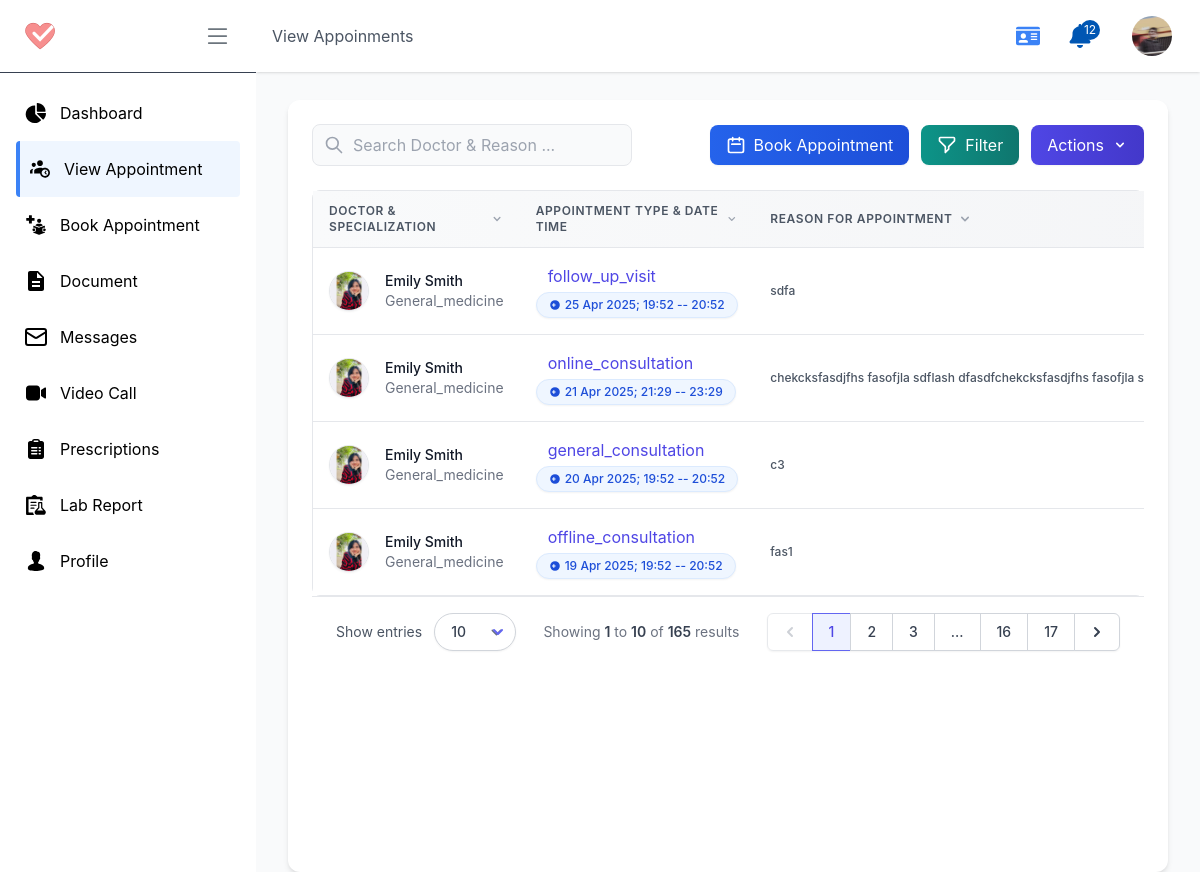
Page /p/view-appointment/ (signed in) on the earlier database version.
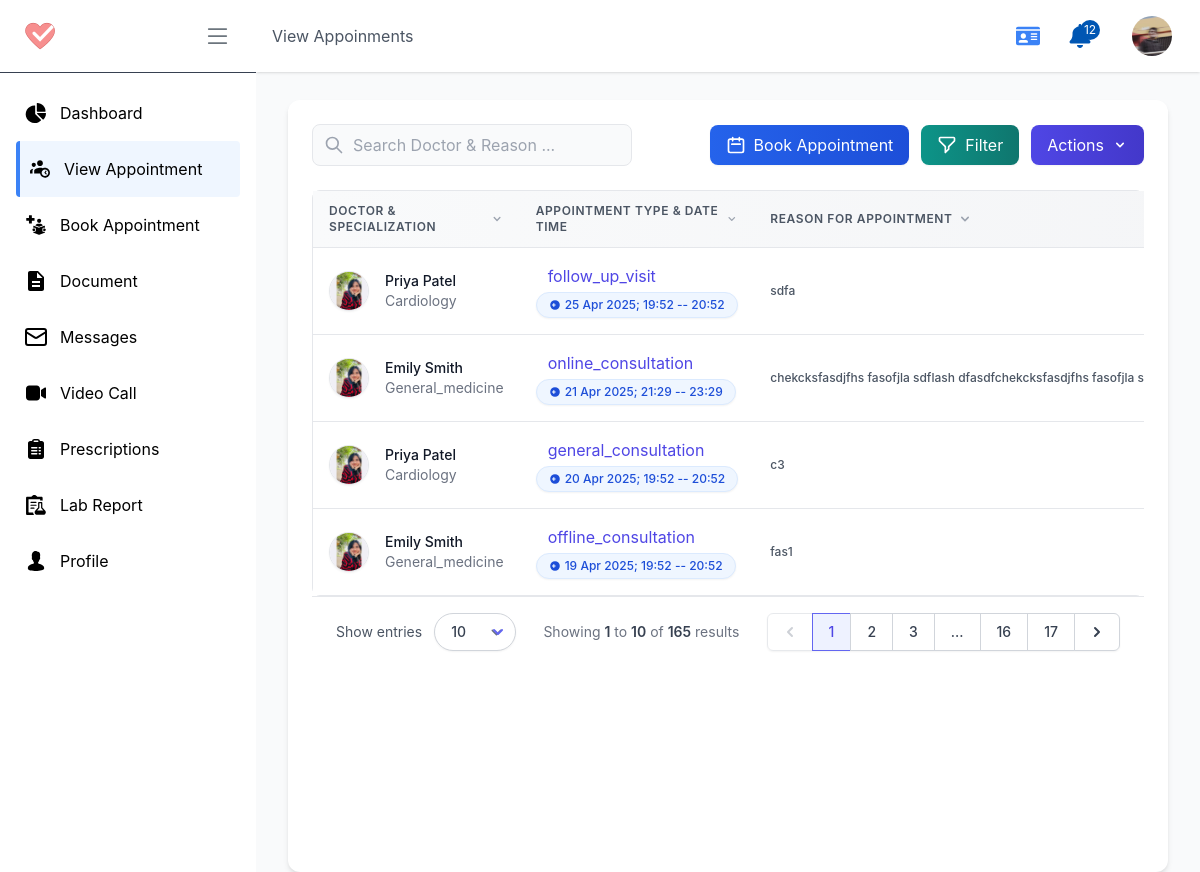
Same page on the later database version.
### patient/models.py (models this page shows, shortened)
class Appointment(models.Model):
    APPOINTMENT_TYPES =  [
        ('general_consultation', 'General Consultation'),
        ('follow_up_visit', 'Follow-up Visit'),
        ('online_consultation', 'Online Consultation'),
        ('offline_consultation', 'Offline Consultation'),
    ]
    uuid = models.UUIDField(default=uuid.uuid4, editable=True)
    profile = models.ForeignKey(Profile, on_delete=models.CASCADE, related_name="patients_appointments")
    doctor = models.ForeignKey(DoctorProfile, on_delete=models.SET_NULL, related_name="patients_appointments", blank=True, null=True)
    time_slot = models.ForeignKey(AppointmentTimeSlot, on_delete=models.SET_NULL, related_name="patients_appointments", blank=True, null=True)
    appointment_type = models.CharField(max_length=50, choices=APPOINTMENT_TYPES, default='general_consultation')
    appointment_date = models.DateField()
    appointment_time_str = models.CharField(max_length=50, blank=True)
    file = models.FileField(upload_to='appointment_files/', blank=True)
    reason = models.TextField(blank=True)
    STATUS_TYPE = [
        ('pending', 'Pending'),
        ('confirmed', 'Confirmed'),
        ('cancelled', 'Cancelled'),
        ('completed', 'Completed')
    ]
    status = models.CharField(max_length=50,  choices=STATUS_TYPE, default='pending')
    cancled_by = models.ForeignKey(Profile, on_delete=models.SET_NULL, related_name="cancelled_appointments", blank=True, null=True)
    cancel_reason = models.TextField(blank=True, null=True)
    created_at = models.DateTimeField(auto_now_add=True, blank=True)
    updated_at = models.DateTimeField(auto_now=True, blank=True)

### doctor/models.py (models this page shows, shortened)
class DoctorProfile(models.Model):
    profile = models.OneToOneField(Profile, on_delete=models.CASCADE, related_name='doctor_profile')
    SPECIALIZATIONS = [
        ('general_medicine', 'General Medicine'),
        ('cardiology', 'Cardiology'),
        ('dermatology', 'Dermatology'),
        ('neurology', 'Neurology'),
        ('orthopedics', 'Orthopedics'),
        ('pediatrics', 'Pediatrics'),
        ('psychiatry', 'Psychiatry'),
        ('radiology', 'Radiology'),
        ('surgery', 'Surgery'),
        ('other', 'Other'),
    ]
    specialization = models.CharField(max_length=100, choices=SPECIALIZATIONS)
    qualifications = models.TextField(blank=True, null=True)
    experience_years = models.IntegerField()
    license_number = models.CharField(max_length=100, blank=True)
    board_certified = models.BooleanField(default=False)
    languages_spoken = models.JSONField(blank=True, null=True)
    star_rating = models.FloatField(null=True, blank=True)
    total_reviews =  models.IntegerField(null=True)
    fees = models.DecimalField(max_digits=10, decimal_places=2)
    accepts_new_patients = models.BooleanField(default=True)
    slug = models.SlugField(unique=True, blank=True)
    created_at = models.DateTimeField(auto_now_add=True)
    updated_at = models.DateTimeField(auto_now=True)

### account/models.py (models this page shows, shortened)
class Profile(models.Model):
    user = models.OneToOneField(User, on_delete=models.CASCADE, related_name="profile")
    role = models.CharField(max_length=10, choices=USER_ROLES, default='patient')
    profile_pic = models.ImageField(upload_to='profile_pictures/', default='profile_pictures/default.jpg')
    phone_regex = RegexValidator(regex=r'^\+?1?\d{9,15}$', message="Phone number must be entered in the format: '+999999999'. Up to 15 digits allowed.")
    ph_number = models.CharField(validators=[phone_regex], max_length=16, blank=True) # validators should be a list
    address = models.CharField(max_length=255, blank=True)
    date_of_birth = models.DateField(null=True, blank=True)
    email_notification = models.BooleanField(default=True)
    sms_notification = models.BooleanField(default=True)
    reminders = models.BooleanField(default=True)
    created_at = models.DateTimeField(auto_now_add=True)
    updated_at = models.DateTimeField(auto_now=True)
    is_active = models.BooleanField(default=True)
    is_verified = models.BooleanField(default=False)

### patient/views.py (the view)
# urls.py: path('view-appointment/', viewAppointment, name='viewAppointment'),
@login_required_with_message(login_url='account:login', message="You need to log in to access Profile page.")
def viewAppointment(request: HttpRequest):
    profile: Profile = Profile.objects.get(user=request.user)
    appointments: Appointment = Appointment.objects.filter(profile=profile).order_by('-created_at')
    context = {
        'profile': profile,
        'appointments': appointments,
    }
    return render(request, 'pages/patient/view_appointment.html', context)

### account/views.py (called while the page is built)
def login_required_with_message(function=None, login_url=None, message=None):
    def decorator(view_func):
        @wraps(view_func)
        def _wrapped_view(request, *args, **kwargs):
            if not request.user.is_authenticated:
                print("User is not authenticated.")
                if message:
                    messages.warning(request, message)
                return redirect(login_url or 'account:login')
            return view_func(request, *args, **kwargs)
        return _wrapped_view
    if function:
        return decorator(function)
    return decorator

### home/templatetags/url_resolver.py (called while the page is built)
@register.simple_tag
def role_to_url(role, destination):
    try:
        return reverse(f"{role}:{destination}")
    except NoReverseMatch:
        return "#"  # fallback URL if the view is not found

### templates/pages/patient/view_appointment.html (shortened to what the changed rows need)
{% extends "pages/patient/P_base.html" %}
{% load static %}
{% block content %}
<div class="flex flex-col min-h-screen pt-7 px-4 sm:px-6 lg:px-8 bg-gray-50">
    <div class="flex flex-col flex-1 w-full max-w-7xl mx-auto">
        <div class="bg-white rounded-xl shadow-md p-6 flex-1 transition-all duration-300 hover:shadow-lg">
            <div class="flex flex-col space-y-6">
                <div class="flex flex-col space-y-4">
                    <div class="overflow-x-auto  custom-scrollbar">
                        <div class="w-full align-middle">
                            <div class=" rounded-lg border border-gray-200">
                                <table id="view-list-table" class="min-w-full divide-y divide-gray-200">
                                    <thead class="bg-gradient-to-r from-gray-50 to-gray-100">
                                        <tr>
                                            <th class=" px-4 py-3 text-left text-xs font-semibold text-gray-600 uppercase tracking-wider cursor-pointer group"
                                                wire:click="sortBy('doctor.doctorUser.first_name')">
                                                <div class="flex items-center">
                                                    Doctor & Specialization
                                                    <svg class="w-4 h-4 ml-1 text-gray-400 group-hover:text-gray-600 transition-colors duration-200"
                                                        viewBox="0 0 20 20" fill="currentColor"
                                                        xmlns="http://www.w3.org/2000/svg">
                                                        <path
                                                            d="M5.293 7.293a1 1 0 011.414 0L10 10.586l3.293-3.293a1 1 0 111.414 1.414l-4 4a1 1 0 01-1.414 0l-4-4a1 1 0 010-1.414z" />
                                                    </svg>
                                                </div>
                                            </th>
                                            <th class=" px-4 py-3 text-left text-xs font-semibold text-gray-600 uppercase tracking-wider cursor-pointer group"
                                                wire:click="sortBy('appointment.title')">
                                                <div class="flex items-center">
                                                    Appointment Type & Date Time
                                                    <svg class="w-4 h-4 ml-1 text-gray-400 group-hover:text-gray-600 transition-colors duration-200"
                                                        viewBox="0 0 20 20" fill="currentColor"
                                                        xmlns="http://www.w3.org/2000/svg">
                                                        <path
                                                            d="M5.293 7.293a1 1 0 011.414 0L10 10.586l3.293-3.293a1 1 0 111.414 1.414l-4 4a1 1 0 01-1.414 0l-4-4a1 1 0 010-1.414z" />
                                                    </svg>
                                                </div>
                                            </th>
                                            <th class=" px-4 py-3 text-left text-xs font-semibold text-gray-600 uppercase tracking-wider cursor-pointer group"
                                                wire:click="sortBy('appointment.title')">
                                                <div class="flex items-center">
                                                    Reason For Appointment
                                                    <svg class="w-4 h-4 ml-1 text-gray-400 group-hover:text-gray-600 transition-colors duration-200"
                                                        viewBox="0 0 20 20" fill="currentColor"
                                                        xmlns="http://www.w3.org/2000/svg">
                                                        <path
                                                            d="M5.293 7.293a1 1 0 011.414 0L10 10.586l3.293-3.293a1 1 0 111.414 1.414l-4 4a1 1 0 01-1.414 0l-4-4a1 1 0 010-1.414z" />
                                                    </svg>
                                                </div>
                                            </th>
                                        </tr>
                                    </thead>
                                    <tbody class="bg-white divide-y divide-gray-200">
                                        {% for apot in appointments %}
                                        <tr class="hover:bg-gray-50 transition-all duration-200"  id="{{ apot.uuid }}">
                                            <td class="table-cell px-4 py-4 whitespace-nowrap doctor-details">
                                                <div class="flex items-center">
                                                    <div class="flex-shrink-0 h-10 w-10">
                                                        <img class="h-10 w-10 rounded-full object-cover shadow-sm border border-gray-200 transition-transform duration-200 hover:scale-110"
                                                            src="{{ apot.doctor.profile.profile_pic.url }}"
                                                            alt="{{ apot.doctor.profile.user.first_name}}">
                                                    </div>
                                                    <div class="ml-4">
                                                        <p class="text-sm font-medium text-gray-900" data-doctor="{{ apot.doctor.profile.user.first_name }}"  >{{ apot.doctor.profile.user.first_name }}
                                                        </p>
                                                        <div class="text-sm text-gray-500" data-specialization='{{ apot.doctor.specialization }}' >{{ apot.doctor.specialization| capfirst }}</div>
                                                    </div>
                                                </div>
                                            </td>
                                            <td class="table-cell px-4 py-4 whitespace-nowrap">
                                                <p data-apotype="{{ apot.appointment_type }}" class="px-3 pb-1 text-indigo-600 hover:text-indigo-800 transition-colors duration-200">
                                                    {{ apot.appointment_type }}
                                                </p>
                                                <span data-date="{{ apot.appointment_date|date:"d M Y" }}" data-time="{{ apot.appointment_time_str }}"
                                                    class="inline-flex items-center px-3 py-1 rounded-full text-xs font-medium bg-blue-50 text-blue-700 border border-blue-100 shadow-sm">
                                                    <svg class="h-3 w-3 mr-1" viewBox="0 0 20 20" fill="none"
                                                        xmlns="http://www.w3.org/2000/svg">
                                                        <path
                                                            d="M10 2a8 8 0 100 16 8 8 0 000-16zm1 9H9v2H7v-2H5V9h2V7h2v2h2v2z"
                                                            fill="currentColor" />
                                                    </svg>
                                                    {{ apot.appointment_date|date:"d M Y" }};
                                                    {{ apot.appointment_time_str }}
                                                </span>
                                            </td>
                                             <td class="table-cell px-4 py-4 whitespace-nowrap">
                                                <p class="text-gray-600 text-xs font-medium " title="{{ apot.reason }}" data-reason="{{ apot.reason }}" >
                                                    {{ apot.reason|slice:":70" }}{% if apot.reason|length > 60 %}…{% endif %}
                                                </p>
                                            </td>
                                        </tr>
                                        {% empty %}
                                            <tr class="col-span-full text-gray-500">
                                                <td>
                                                    No documents uploaded yet.
                                                </td>
                                            </tr>
                                        {% endfor %}
                                    </tbody>
                                </table>
                            </div>
                        </div>
                    </div>
                </div>
            </div>
        </div>
    </div>
</div>
{% endblock content %}

Differences in the rows shown:
changed Appointment "follow_up_visit": doctor.profile.user.first_name "Emily Smith" → "Priya Patel"; doctor.specialization "General_medicine" → "Cardiology"
changed Appointment "general_consultation": doctor.profile.user.first_name "Emily Smith" → "Priya Patel"; doctor.specialization "General_medicine" → "Cardiology"
